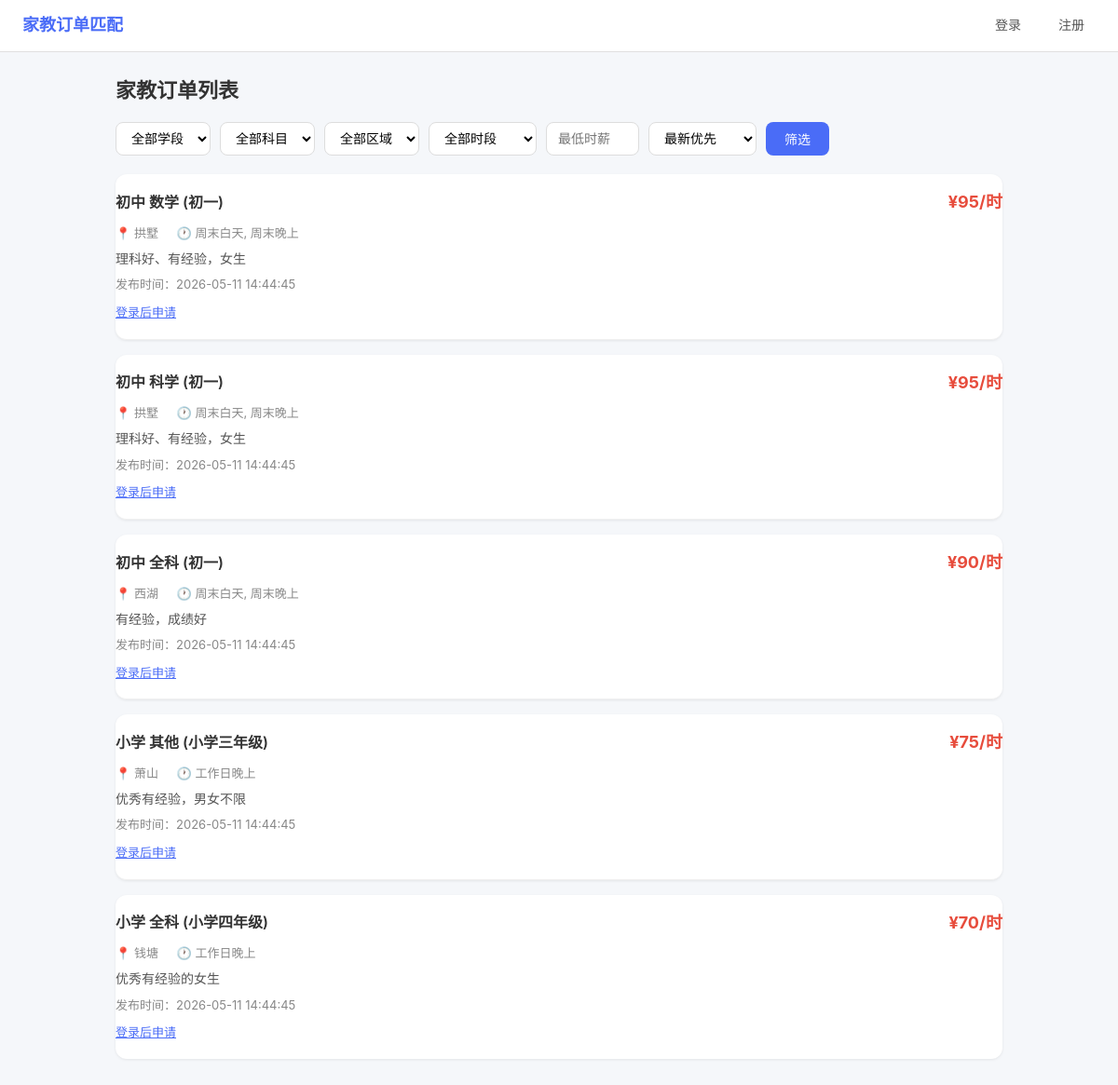
The page / on the database its author committed.
### tables this page shows
CREATE TABLE orders (
        id INTEGER PRIMARY KEY AUTOINCREMENT,
        level TEXT,
        subject TEXT,
        grade TEXT,
        district TEXT,
        price_per_hour INTEGER,
        time_slots TEXT,
        requirements TEXT,
        parent_contact TEXT,
        raw_text TEXT,
        status TEXT DEFAULT 'open',
        created_at TEXT DEFAULT CURRENT_TIMESTAMP
    );

### main.py (the view)
@app.get("/", response_class=HTMLResponse)
def index(
    request: Request,
    level: str = "",
    subject: str = "",
    district: str = "",
    time_slot: str = "",
    min_price: str = "",
    sort: str = "newest",
    tutor=Depends(get_current_tutor),
):
    sql = "SELECT * FROM orders WHERE status = 'open'"
    params = []
    if level:
        sql += " AND level = ?"
        params.append(level)
    if subject:
        sql += " AND subject = ?"
        params.append(subject)
    if district:
        sql += " AND district = ?"
        params.append(district)
    if time_slot:
        sql += " AND time_slots LIKE ?"
        params.append(f"%{time_slot}%")
    if min_price:
        sql += " AND price_per_hour >= ?"
        params.append(int(min_price))
    if sort == "price":
        sql += " ORDER BY price_per_hour DESC NULLS LAST, created_at DESC"
    else:
        sql += " ORDER BY created_at DESC"
    with get_db() as conn:
        orders = [dict(r) for r in conn.execute(sql, params).fetchall()]
        applied_ids = set()
        if tutor:
            applied = conn.execute(
                "SELECT order_id FROM applications WHERE tutor_id = ?",
                (tutor["id"],)
            ).fetchall()
            applied_ids = {r["order_id"] for r in applied}
    for o in orders:
        try:
            o["time_slots_list"] = json.loads(o["time_slots"]) if o["time_slots"] else []
        except Exception:
            o["time_slots_list"] = []
    return render("index.html",
        request=request,
        orders=orders,
        tutor=tutor,
        applied_ids=applied_ids,
        LEVELS=LEVELS,
        SUBJECTS=SUBJECTS,
        DISTRICTS=DISTRICTS,
        TIME_SLOTS=TIME_SLOTS,
    )

### templates/index.html (shortened to what this page needs)
<!DOCTYPE html>
<html lang="zh-CN">
<head>
<link rel="stylesheet" href="/static/style.css">
</head>
<body>
<nav>
  <a href="/" class="brand">家教订单匹配</a>
  <div class="nav-links">
    {% if tutor %}
      <span>{{ tutor.real_name }}</span>
      <form method="post" action="/logout" style="margin:0"><button type="submit">退出</button></form>
    {% else %}
      <a href="/login">登录</a>
      <a href="/register">注册</a>
    {% endif %}
  </div>
</nav>
<div class="container">
<h2 style="margin-bottom:16px;font-size:22px">家教订单列表</h2>
<form class="filters" method="get">
  <select name="level">
    <option value="">全部学段</option>
  </select>
  <select name="subject">
    <option value="">全部科目</option>
  </select>
  <select name="district">
    <option value="">全部区域</option>
  </select>
  <select name="time_slot">
    <option value="">全部时段</option>
  </select>
  <input type="number" name="min_price" placeholder="最低时薪" value="{{ request.query_params.get('min_price', '') if request.query_params.get('min_price', '') else '' }}" style="width:100px">
  <select name="sort">
    <option value="newest" {% if request.query_params.get('sort', '')=='newest' %}selected{% endif %}>最新优先</option>
  </select>
  <button type="submit">筛选</button>
</form>
{% if orders %}
  {% for o in orders %}
  <div class="card order">
    <div class="header">
      <span class="title">{{ o.level }} {{ o.subject }} {% if o.grade %}({{ o.grade }}){% endif %}</span>
      <span class="price">{% if o.price_per_hour %}¥{{ o.price_per_hour }}/时{% else %}价格未标注{% endif %}</span>
    </div>
    <div class="meta">
      <span>📍 {{ o.district or '区域不限' }}</span>
      <span>🕐 {{ ', '.join(o.time_slots_list) if o.time_slots_list else '时间未定' }}</span>
    </div>
    {% if o.requirements %}<div class="requirements">{{ o.requirements }}</div>{% endif %}
    <div class="meta" style="margin-top:6px">发布时间：{{ o.created_at }}</div>
    {% if tutor %}
      {% if o.id in applied_ids %}
        <button class="apply-btn" disabled>已申请</button>
      {% else %}
        <form method="post" action="/apply/{{ o.id }}" style="display:inline">
          <button type="submit" class="apply-btn">申请接单</button>
        </form>
      {% endif %}
    {% else %}
      <a href="/login" style="font-size:13px;color:#4a6cf7">登录后申请</a>
    {% endif %}
  </div>
  {% endfor %}
{% else %}
  <div class="empty"><p>暂无匹配的订单</p></div>
{% endif %}
</div>
</body>
</html>

### static/style.css (style rules this page uses)
*, *::before, *::after { box-sizing: border-box; margin: 0; padding: 0; }
body { font-family: -apple-system, BlinkMacSystemFont, "Segoe UI", Roboto, "Helvetica Neue", Arial, sans-serif; background: #f5f7fa; color: #333; line-height: 1.6; min-height: 100vh; }
nav { background: #fff; border-bottom: 1px solid #e0e0e0; padding: 0 24px; display: flex; align-items: center; justify-content: space-between; height: 56px; }
nav .brand { font-size: 18px; font-weight: 700; color: #4a6cf7; text-decoration: none; }
nav .nav-links { display: flex; gap: 16px; align-items: center; }
nav .nav-links a, nav .nav-links button { color: #555; text-decoration: none; font-size: 14px; background: none; border: none; cursor: pointer; padding: 6px 12px; border-radius: 6px; }
.container { max-width: 1000px; margin: 0 auto; padding: 24px; }
.card { background: #fff; border-radius: 12px; padding: 24px; margin-bottom: 16px; box-shadow: 0 1px 3px rgba(0,0,0,0.08); }
.filters { display: flex; flex-wrap: wrap; gap: 10px; margin-bottom: 20px; }
.filters select, .filters input { padding: 8px 12px; border: 1px solid #ddd; border-radius: 8px; font-size: 14px; background: #fff; }
.filters button { padding: 8px 20px; background: #4a6cf7; color: #fff; border: none; border-radius: 8px; cursor: pointer; font-size: 14px; }
.order { border-bottom: 1px solid #f0f0f0; padding: 16px 0; }
.order:last-child { border-bottom: none; }
.order .header { display: flex; justify-content: space-between; align-items: center; margin-bottom: 8px; }
.order .header .title { font-size: 16px; font-weight: 600; }
.order .header .price { color: #e74c3c; font-weight: 700; font-size: 18px; }
.order .meta { color: #888; font-size: 13px; margin-bottom: 6px; }
.order .meta span { margin-right: 16px; }
.order .requirements { color: #555; font-size: 14px; }

### rows shown on the page
orders: level "初中", subject "数学", grade "初一", price_per_hour "95", district "拱墅", time_slots_list "周末白天, 周末晚上", requirements "理科好、有经验，女生", created_at "2026-05-11 14:44:45"
orders: level "初中", subject "科学", grade "初一", price_per_hour "95", district "拱墅", time_slots_list "周末白天, 周末晚上", requirements "理科好、有经验，女生", created_at "2026-05-11 14:44:45"
orders: level "初中", subject "全科", grade "初一", price_per_hour "90", district "西湖", time_slots_list "周末白天, 周末晚上", requirements "有经验，成绩好", created_at "2026-05-11 14:44:45"
orders: level "小学", subject "其他", grade "小学三年级", price_per_hour "75", district "萧山", time_slots_list "工作日晚上", requirements "优秀有经验，男女不限", created_at "2026-05-11 14:44:45"
orders: level "小学", subject "全科", grade "小学四年级", price_per_hour "70", district "钱塘", time_slots_list "工作日晚上", requirements "优秀有经验的女生", created_at "2026-05-11 14:44:45"
